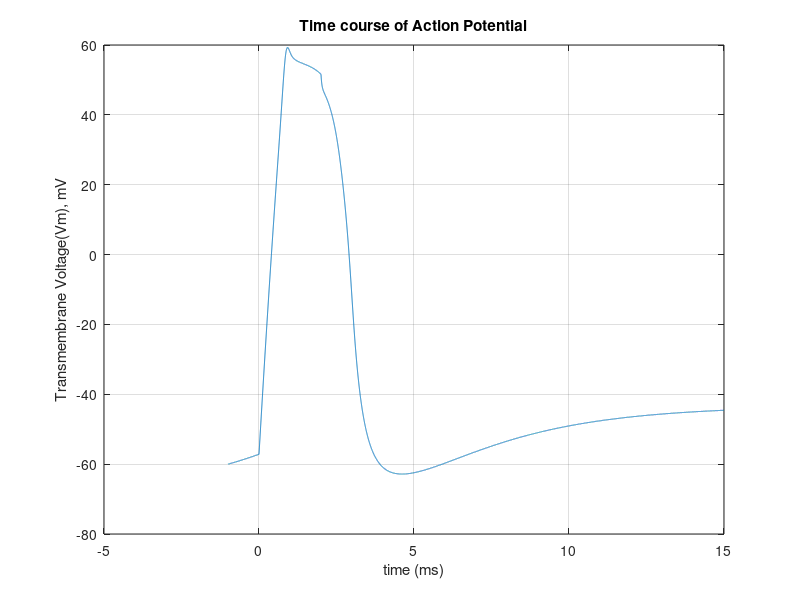
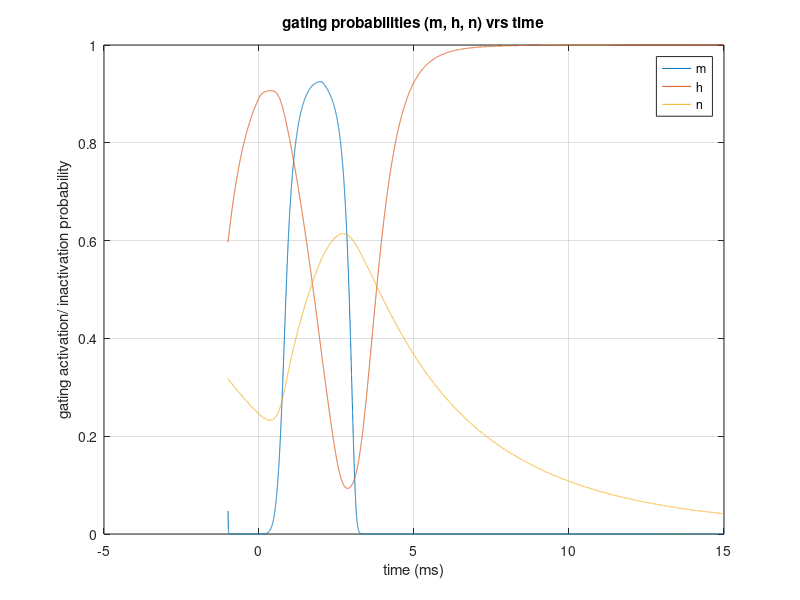

The MATLAB script that drew these images, in order:
%%%%%%%%%%%%%%%%%%%%%%%%%%%%%%%%%%%%%%%%%%%%%%%%%%%%%%%%%%%%%
% 
% Template for Hodgkin Huxley model of action potential
% in a giant squid axon
% Complete the code by inserting appropriate expressions 
% in the places marked 
%%%%%%%%%%%%%%%%%%%%%%%%%%%%%%%%%%%%%%%%%%%%%%%%%%%%%%%%%%%%%
close all
clear all

% Define constants here
Vrest = -60 ; % resting potential, mV
ENa = 54.2 ; % sodium Nernst potential, mV corrected from 52.4
gNa_max = 120  ; % sodium saturation conductance, mS/cm2
%gNa_max = 120*0.3
%% 1) Define other constant related to IK and IL here
%%
EK = -74.7 %potassium Nernst potential, mV
gK_max = 36 %potassium saturation conductance, mS/cm2
gK_max = 36 *0.5
EL = -43.256 %leak Nernst potential, calculated using the goldmann
gL_max = 0.3 % leakage saturation conductance, mS/cm2
Cm = 1 %membrane capacitance 1uF/cm2

% time stepping and stimulus related constants
deltaT = 0.001 ; % time step, millisec
tStart = -1.000 ; % start time, millisec
tEnd = 15.000 ; % end time, millisec
nStep = ceil((tEnd-tStart)/deltaT) % number of time steps
outputInterval = 20 ; % number of time steps between screen output
StimDur=2; % duration of the stimulus, millisec
Jstim=150; % strength of stimulus


%%%%%%%%%%%%%%%%%%%%%%%%%%%%%%%%%
% Set initial value of state variables
Vm = Vrest ; % membrane potential, mV
m = 0.05293 ; % initial value of m gate
%% 2) similarly, declare initial values of h and n gates here
%%

h = 0.59612; %initial value for h gate
n = 0.31768; %initial value of n gate


%%%%%%%%%%%%%%%%%%%%%%%%%%%%%%%%%
% Storage for variables to plot
plot_Vm = zeros(nStep,1) ;
plot_m = zeros(nStep, 1);
plot_h = zeros(nStep, 1);
plot_n = zeros(nStep, 1);
%%%%%%%%%%%%%%%%%%%%%%%%%%%%%%%%%
% Print a heading for the screen output
display('Hodgkin-Huxley squid axon model');
fprintf('\t Time \t Vm \t n \t\t m \t\t h\n');
%%%%%%%%%%%%%%%%%%%%%%%%%%%%%%%%%
% Start the simulation
tNow = tStart ;
for iStep = 1:nStep
% Compute ion currents & stimulus current
JNa = gNa_max*m*m*m*h*(Vm-ENa) ;
%% 3) write similar expressions for JK and IL here
%%
%JK = gK_max*n*n*n*n*(Vm - EK);
JK = gK_max*n*n*n*n*(Vm - EK);
JL = gL_max*(Vm-EL);

if( 0<=tNow && tNow<StimDur ) % apply stimulus current at t=0
Jm = Jstim ;
else
Jm = 0 ;
end

% Compute gates' opening and closing rates

alpha_m = 0.1*(25-Vm)/(exp(0.1*(25-Vm))-1);
beta_m = 4*exp(-Vm/18);
m = m + deltaT*(alpha_m*(1-m)-beta_m*m);

%% 4) Write similar expressions for n and h gates here
%%
alpha_n = (0.01*(10-Vm))/(exp((10-Vm)/10)-1);
beta_n = 0.125*exp(-Vm/80);
n = n + deltaT*(alpha_n*(1-n) - beta_n*n);

alpha_h = 0.07*exp(-Vm/20);
beta_h = 1/(exp((30-Vm)/10)+1);
h = h + deltaT*(alpha_h*(1-h) - beta_h*n);

% Compute change in state variables
deltaVm = -deltaT * (JNa + JK + JL - Jm)/Cm ;

% Record/display state variables & other values
plot_Vm(iStep) = Vm ;
plot_m(iStep) = m;
plot_n(iStep) = n;
plot_h(iStep) = h;
plot_time(iStep) = tNow;
if mod(iStep,outputInterval) == 0
fprintf('%8.2f %7.3f %7.5f %7.5f %7.5f\n', ...
tNow, Vm, n, m, h) ;
end % if mod(tNow)

% Update state variables
Vm = Vm + deltaVm ; % new Vm = current Vm + change in Vm
tNow = tStart + iStep*deltaT ; % increment the time
end % for iStep

DataNa30(:,1) = plot_time
DataNa30(:,2) = plot_Vm
% Plot the gates, probabilities, currents, Vm, etc
% subplot(2,1,1)
plot(plot_time, plot_Vm); grid on ;
xlabel('time (ms)')
ylabel('Transmembrane Voltage(Vm), mV')
title('Time course of Action Potential')

%% 5) Similarly plot gates n, m and h against time 
%%
figure
plot(plot_time, plot_m); grid on ;
hold on
plot(plot_time, plot_h);
hold on
plot(plot_time, plot_n);
legend('m', 'h', 'n')
xlabel('time (ms)')
ylabel('gating activation/ inactivation probability')
title('gating probabilities (m, h, n) vrs time')

% end of file